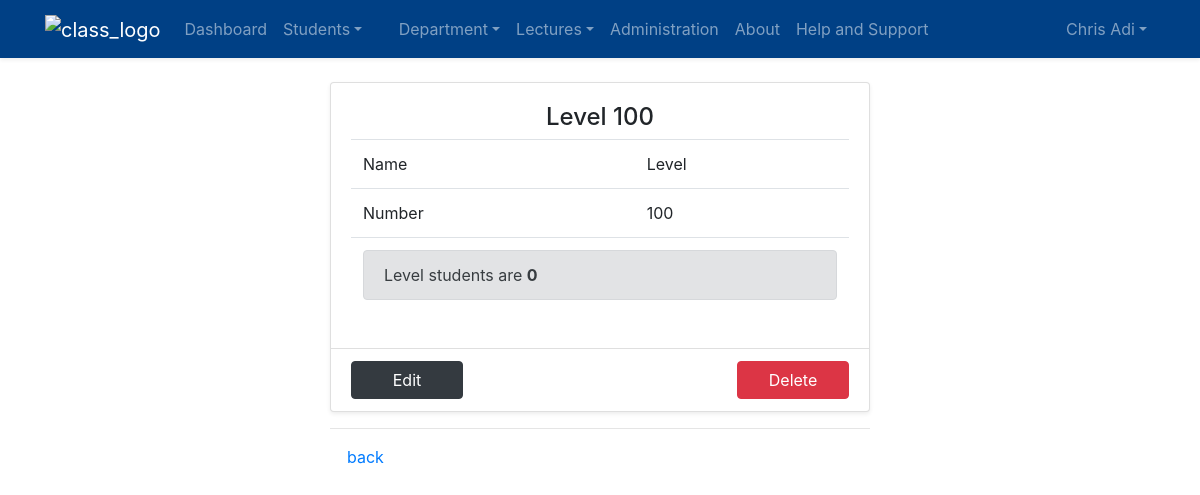
The app's page /department/programme/course/level/detail/1 (signed in) with its own data.
### accounts/models.py (models this page shows, shortened)
class User(AbstractBaseUser):
    first_name = models.CharField(max_length=150)
    last_name = models.CharField(max_length=250)
    phone_number = PhoneNumberField(unique=True)
    username = models.CharField(max_length=150, unique=True)
    dob = models.DateField(verbose_name="Date of Birth", null=True, blank=True)
    email = models.EmailField(verbose_name="Email Address", unique=True, null=True)
    slug = models.SlugField(null=True, blank=True, unique=True)
    timestamp = models.DateTimeField(auto_now_add=True)
    updated = models.DateTimeField(auto_now=True)
    is_active = models.BooleanField(default=True)
    is_admin = models.BooleanField(default=False)
    is_lecture = models.BooleanField(default=False)
    is_superuser = models.BooleanField(default=False)
    picture = models.ImageField(null=True, blank=True, upload_to=upload_user_to_path)
    session_key = models.CharField(max_length=32, unique=True, null=True, blank=True)
    REQUIRED_FIELDS = ['first_name', 'last_name', 'phone_number']
    USERNAME_FIELD = "username"
    EMAIL_FIELD = "email"
    objects = UserManager()
    class Meta:
        verbose_name = 'User'
        verbose_name_plural = 'Users'
        ordering = ("last_name", "first_name", "username")
    def get_full_name(self):
        try:
            if self.generalsetting.name_order == "l":
                return "%s %s" % (self.last_name.title(), self.first_name.title())
            else:
                return "%s %s" % (self.first_name.title(), self.last_name.title())
        except AttributeError:
            return "%s %s" % (self.last_name.title(), self.first_name.title())
    def get_absolute_url(self):
        from django.urls import reverse
        return reverse("accounts:user-profile", args=(self.slug, self.pk))
    @property
    def is_staff(self):
        return bool((self.is_superuser or self.is_admin) and self.is_active)

### setting/models.py (models this page shows, shortened)
class GeneralSetting(models.Model):
    semester = models.CharField(max_length=60, choices=CourseSemester.choices,
                                help_text="The current academic semester",
                                default=CourseSemester.SEMESTER1,
                                )
    name_order = models.CharField(max_length=20, choices=NameOrder.choices,
                                  help_text="How to order your name",
                                  default=NameOrder.FIRSTNAME,
                                  )
    academic_year = models.CharField(max_length=11, default=current_year-1,
                                     help_text="Select the academic year for the semester",
                                     )
    user = models.OneToOneField(User, on_delete=models.CASCADE, unique=True)

### course/models.py (models this page shows, shortened)
class CourseLevel(models.Model):
    name = models.CharField(max_length=10, verbose_name="Level name", default="Level",
                            help_text="The letter part of the level")
    number = models.IntegerField(unique=True, verbose_name="Level Number", help_text="The numeric part of the level")
    class Meta:
        verbose_name = "Level"
        verbose_name_plural = "Levels"
        unique_together = ("name", "number")
        ordering = ("name", "number",)
    def __str__(self):
        return "%s %s" % (self.name.title(), self.number)
    def get_students(self):
        return self.student_set.count()
    def get_absolute_update_url(self):
        return reverse("department:programme:course:level_update", kwargs={"pk": self.pk})
    def get_absolute_delete_url(self):
        return reverse("department:programme:course:level_delete", kwargs={"pk": self.pk})

### course/views.py (the view)
# urls.py: path("level/detail/<int:pk>", LevelDetailView.as_view(), name="level_detail"),
class LevelDetailView(LoginRequiredMixin, DetailView):
    template_name = "course/level/detail.html"
    model = CourseLevel
    def get(self, request, *args, **kwargs):
        if self.request.user.is_staff:
            return super(LevelDetailView, self).get(request, *args, **kwargs)
        else:
            return get_not_allowed_render_response(request)
    def get_context_data(self, **kwargs):
        ctx = super(LevelDetailView, self).get_context_data(**kwargs)
        ctx["title"] = str(self.object)
        return ctx

### accounts/LoginSessionMiddleWare.py (called while the page is built)
    def __call__(self, request):
        user = request.user
        if user.is_authenticated:
            stored_session_key = user.session_key
            if stored_session_key and stored_session_key != request.session.session_key:
                try:
                    Session.objects.get(session_key=stored_session_key).delete()
                except Session.DoesNotExist:
                    pass
            user.session_key = request.session.session_key
            user.save()
        response = self.get_response(request)
        return response

### accounts/models.py (called while the page is built)
@receiver(models.signals.pre_save, sender=User)
def auto_slug(sender, instance, **kwargs):
    if not instance.slug:
        instance.slug = tool_utils.unique_slug_gen(instance)

### course/templates/course/level/detail.html
{% extends 'base.html' %}
{% block content %}
    <div class="container">
        <div class="row my-4">
            <div class="col-md-6 mx-auto">
                <div class="card shadow-sm">
                    <div class="card-body">
                        <h4 class="text-center">{{ courselevel }}</h4>
                        <table class="table">
                            <tr>
                                <td>Name</td>
                                <td>{{ courselevel.name }}</td>
                            </tr>
                            <tr>
                                <td>Number</td>
                                <td>{{ courselevel.number }}</td>
                            </tr>
                            <tr>
                                <td colspan="2">
                                    <p class="alert alert-secondary mb-0 " title="total number of student in {{ courselevel }}">Level students are <b> {{ courselevel.get_students }}</b></p>
                                </td>
                            </tr>
                        </table>
                    </div>
                    <div class="card-footer d-flex justify-content-between bg-transparent">
                        <a href="{{ courselevel.get_absolute_update_url }}" class="btn btn-dark" style="width: 7em;" onclick="spinOnClick(this)">Edit</a>
                        {% if courselevel.get_students < 1 %}
                            <a href="{{ courselevel.get_absolute_delete_url }}" class="btn btn-danger" style="width: 7em;" onclick="spinOnClick(this)">Delete</a>
                        {% endif %}
                    </div>
                </div>
                <hr>
                <a href="{% url 'department:programme:course:level_list' %}" onclick="onBackSpin(this)"><span class="fa fa-chevron-left"></span> back</a>
            </div>
        </div>
    </div>
{% endblock %}

### templates/snippet/admin-navbar.html (shortened to what this page needs)
{% url 'landing-page' as landingPage %}
{% url 'department:create' as add_department %}
{% url 'department:list' as list_department %}
{% url 'lecture:add' as add_lecture %}
{% url 'student:register' as add_student %}
{% url 'student:list' as list_student %}
{% url 'lecture:list' as list_lecture %}
{% url 'about-page' as about_url %}
{% url 'support-page' as support_url %}
{% url 'accounts:admin-dashboard' as dashboard_url %}
{% load static %}
<nav class="navbar navbar-expand-lg navbar-dark  sticky-top shadow-sm  bg-admin-nav">
      <div class="container">
          <a class="navbar-brand {% if request.path  == landingPage %} active {% endif %}" href="{{ landingPage }}" title="home page"><img src="{% static 'DefaultImg/class_logo.png' %}" alt="class_logo" class="img-fluid" style="height: 1.5em;"></a>
          <div class="collapse navbar-collapse" id="ftco-nav">
              <ul class="navbar-nav mr-auto">
                  <li class="nav-item"><a href="{{ dashboard_url }}" class="nav-link {% if request.path == dashboard_url%} active {%  endif %}">Dashboard</a></li>
              <li class="dropdown nav-item">
                  <a href="#" class="dropdown-toggle nav-link {% if request.path == add_student or request.path == list_student %} active {% endif %}" data-toggle="dropdown"><span class="caret">Students</span></a>
              </li>
              <li class="dropdown nav-item {% if request.path == add_department or request.path == list_department %} active {%  endif %}">
                  <a href="#" class="dropdown-toggle nav-link " data-toggle="dropdown"><span class="caret "><i class="fa fa-university mr-2"></i>Department</span></a>
              </li>
              <li class="dropdown nav-item">
                  <a href="#" class="dropdown-toggle nav-link {% if request.path == add_lecture or request.path == list_lecture %} active {%  endif %}" data-toggle="dropdown"><span class="caret">Lectures</span></a>
              </li>
                <li class="nav-item"><a href="/admin" class="nav-link ">Administration</a></li>
                <li class="nav-item {% if request.path == about_url %} active {% endif %}">
                    <a href="{{ about_url }}" class="nav-link">About</a>
                </li>
                <li class="nav-item"><a href="{{ support_url }}" class="nav-link {% if request.path == support_url %} active {% endif %}">Help and Support</a></li>
              </ul>
              <ul class="navbar-nav ml-auto">
                  <li class="dropdown nav-item">
                      <a href="#" class="dropdown-toggle nav-link" data-toggle="dropdown"><span class="caret">{{ request.user.get_full_name|title }}</span></a>
                  </li>
              </ul>
          </div>
      </div>
  </nav>

### static/styles/custom.css (style rules this page uses)
.bg-admin-nav { background-color: #004085 !important; }

### records on screen
User: user.get_full_name "Chris Adi"
CourseLevel: name+number "Level 100", name "Level", number "100", get_students "0"
